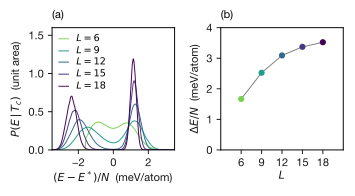

Write the Python code that produced this figure.
"""SI: system-size dependence of P(E|T_c) and the latent heat (NbO2F chirality).

(A) P(E|T_c(L)) for L = 6, 9, 12, 15, each at that size's equal-weight
    temperature, centred on its free-energy minimum E*(L) (same convention as
    the main-text P(E) panel) and plotted per atom so the four distributions
    are directly comparable; each normalised to unit area. The trough between
    the two peaks deepens with L (first claim).
(B) latent heat per atom, dE/N, vs L. The per-atom latent heat rises with L
    with decelerating increments toward a bulk constant (~3.5 meV/atom): the
    latent heat is extensive, approached from below by finite-size rounding.
    Total dE therefore grows slightly faster than proportionally to N at these
    sizes -- strict proportionality is only asymptotic.

Everything is computed from the production stitched ln g(E) (seed-averaged);
no numbers are hard-coded. The per-L equal-weight T_c reproduces
tc_estimators.csv to 0.1 K.
"""
from __future__ import annotations
import sys
from pathlib import Path
import numpy as np
import pandas as pd
import matplotlib.pyplot as plt
from matplotlib import cm
from scipy.ndimage import gaussian_filter1d
from ase.units import kB
from figure_formatting.figure_formatting import set_formatting, tableau
from mchammer_pt.analysis.coexistence import equal_area_temperature

sys.path.insert(0, str(Path(__file__).resolve().parents[1] / "workflow" / "rewl"))
from tc_estimators import equal_area_robust   # noqa: E402  (same rule as the T_c pipeline)

set_formatting()
import matplotlib as mpl
mpl.rcParams["mathtext.fontset"] = "dejavusans"
T = tableau
HERE = Path(__file__).resolve().parent
DATA = HERE.parent / "data" / "rewl"      # deposited data files (read-only)

Lseq = [6, 9, 12, 15, 18]
NAT = {L: 4 * L**3 for L in Lseq}          # atoms in the L^3 supercell
LW, RLW, FS = 0.7, 0.7, 7                   # match the main finite-T figure
# same L-colouring as the main finite-temperature figure (reversed viridis)
Lcol = {L: cm.viridis(s) for L, s in zip(Lseq, [0.80, 0.56, 0.34, 0.17, 0.0])}


def seedavg_dos(L: int) -> pd.DataFrame:
    """Seed-averaged production stitched ln g on the common energy overlap."""
    seeds = [pd.read_csv(DATA / f"L{L}/prod/seed{s}/stitched_dos.csv") for s in range(1, 6)]
    elo = max(d["energy"].min() for d in seeds)
    ehi = min(d["energy"].max() for d in seeds)
    E = np.arange(elo, ehi + 1e-9, 0.1)
    S = np.mean([np.interp(E, d["energy"], d["entropy"]) for d in seeds], axis=0)
    return pd.DataFrame({"energy": E, "entropy": S})


def coexistence(L: int):
    """(dos, T_c, E*, latent_heat, trough=ln[Pmax/Pmin]) at the equal-weight T_c.

    The detection smoothing is chosen per size by the same sigma-robustness rule
    the T_c pipeline uses, rather than fixed: the broader coexistence region at
    the largest size needs more smoothing for the saddle to be located reliably.
    """
    dos = seedavg_dos(L)
    _, _, sigma = equal_area_robust(dos)
    cp = equal_area_temperature(dos, smoothing_sigma=sigma)
    trough = cp.barrier_height / (kB * cp.T_K)      # ln[P_peak / P_saddle]
    return dos, cp.T_K, cp.split.E_star, cp.latent_heat, trough


fig, (axA, axB) = plt.subplots(1, 2, figsize=(3.6, 2.2))   # half the 4-panel width -> single column, same per-panel size
for ax in (axA, axB):
    ax.set_box_aspect(1)
    ax.locator_params(nbins=5)
    ax.yaxis.labelpad += 2

# (A) P(E|T_c(L)) centred per atom, unit area
latN = {}
for L in Lseq:
    dos, Tc, Estar, latent, trough = coexistence(L)
    latN[L] = latent / NAT[L] * 1000.0
    S = gaussian_filter1d(dos["entropy"].to_numpy(), 1.0)
    lp = S - dos["energy"].to_numpy() / (kB * Tc); lp -= lp.max()
    P = np.exp(lp)
    xe = (dos["energy"].to_numpy() - Estar) / NAT[L] * 1000.0   # meV/atom, centred on E*
    P /= np.trapezoid(P, xe)                                    # unit area
    axA.plot(xe, P, color=Lcol[L], lw=LW, label=f"$L={L}$")
axA.set_xlim(-3.5, 3.5)
axA.set_ylim(bottom=0)
axA.set_xlabel(r"$(E-E^*)/N$  (meV/atom)")
axA.set_ylabel(r"$P(E\,|\,T_c)$  (unit area)")
axA.set_title("(a)")
axA.legend(fontsize=FS, loc="upper left", handlelength=1.0, labelspacing=0.25,
           borderaxespad=0.3)

# (B) latent heat per atom vs L -- rises with decelerating increments toward a bulk constant
for L in Lseq:
    axB.plot(L, latN[L], "o", ms=4.5, color=Lcol[L], markeredgewidth=0, zorder=3)
axB.plot(Lseq, [latN[L] for L in Lseq], "-", color=T["grey"], lw=RLW, zorder=1)
axB.set_xlim(4, 17)
axB.set_xticks(Lseq)
axB.set_ylim(0, 4)
axB.set_xlabel(r"$L$")
axB.set_ylabel(r"$\Delta E / N$  (meV/atom)")
axB.set_title("(b)")

fig.tight_layout()
for ext in ("png", "pdf"):
    fig.savefig(HERE / f"fig_si_pe_size.{ext}", dpi=300)
print("wrote", HERE / "fig_si_pe_size.png")

# --- numbers for the SI text ---
print(f"\n{'L':>3} {'N':>6} {'Tc(K)':>7} {'dE(eV)':>8} {'dE/N(meV)':>10} {'trough':>7}")
for L in Lseq:
    _, Tc, _, latent, trough = coexistence(L)
    print(f"{L:>3} {NAT[L]:>6} {Tc:>7.1f} {latent:>8.2f} {latent/NAT[L]*1000:>10.3f} {trough:>7.2f}")
